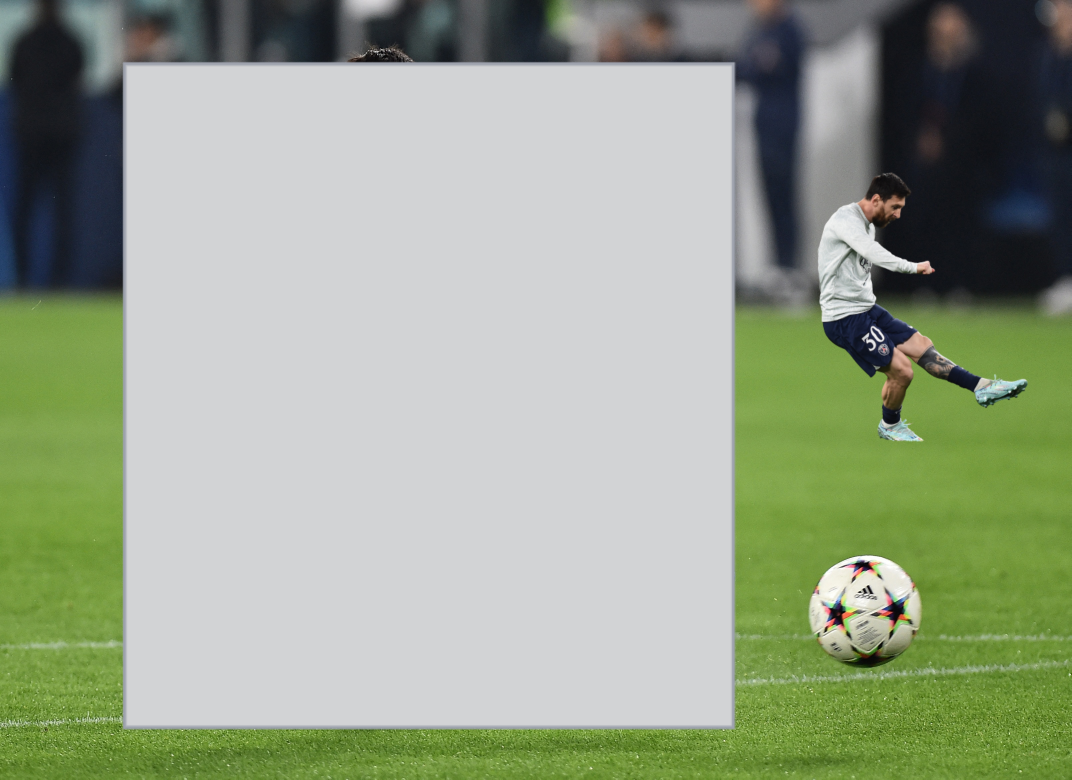
#> input picture Images/messiScale.jpg, 3214 x 2338 px (shown at 1/3 size)
$ python -i part2.py   (imports and definitions only)
#> lines starting #> are read from the running program, lines starting #| are printed output that depends on the picture
### scale.py
from Globals import *

def resize(scale_percent,src_img):
    width = int(src_img.shape[1] * scale_percent / 100)
    height = int(src_img.shape[0] * scale_percent / 100)
    dim = (width, height)
    return cv.resize(src_img, dim, interpolation = cv.INTER_AREA)

### part2.py
from Globals import *


def scale_invariant(grey_img,template,method,img2):
    for scale in np.linspace(1,0.2,100):
        resized = imutils.resize(template,width = int(template.shape[1]*scale),height= int(template.shape[0]*scale))
        h,w  = resized.shape[::]

        cannySrc=cv.Canny(grey_img,150,170)
        cannyTemp=cv.Canny(resized,150,170)
        # cv.imshow("temp",cannyTemp)
        # cv.waitKey(1)
        result= cv.matchTemplate(cannySrc,cannyTemp,eval(method))

        threshold= 0.58
        # print(scale)
        location=np.where(result>= threshold)
        if location:
            for point in zip(*location[::-1]):
                cv.rectangle(img2,point,(point[0]+w,point[1]+h),255,2)
    return img2,threshold

def run():
    method='cv.TM_CCOEFF_NORMED'
    src_img=cv.imread("Images/messiScale.jpg")
#> src_img is the input picture: shape (2338, 3214, 3); mean B, G, R 139.7, 161.8, 151.1
    src_img = resize(15,src_img)
    grey_img=cv.cvtColor(src_img,cv.COLOR_BGR2GRAY)
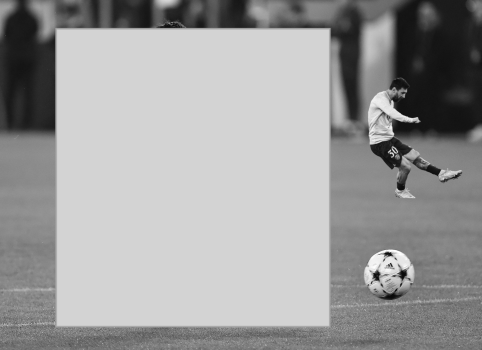
#> grey_img: shape (350, 482); min 9, max 254, mean 156.1

    template=cv.imread("Images/templateFinal.png",0)
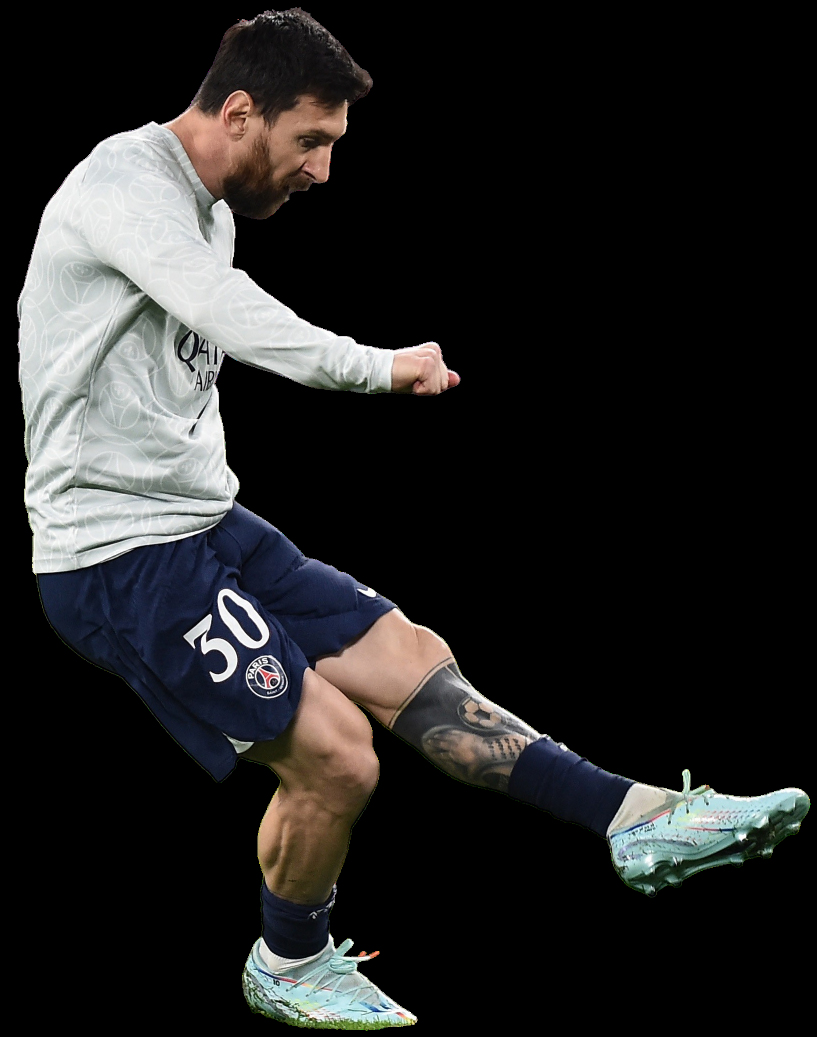
#> input picture Images/templateFinal.png, 1633 x 2074 px (shown at 1/2 size)
#> template: shape (2074, 1633); min 0, max 255, mean 36.6

    template = resize(15,template)
    img2=src_img.copy()
    img2,threshold = scale_invariant(grey_img,template,method,img2)
#> the loop in scale_invariant, `for scale in np.linspace(1,0.2,100):` made 100 passes
#> pass 1, in scale_invariant, `cannySrc=cv.Canny(grey_img,150,170)`:
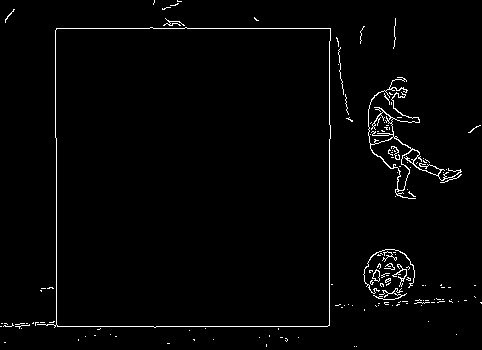
#> cannySrc: shape (350, 482); 1.9% white in thin lines or dots
#> pass 1, in scale_invariant, `cannyTemp=cv.Canny(resized,150,170)`:
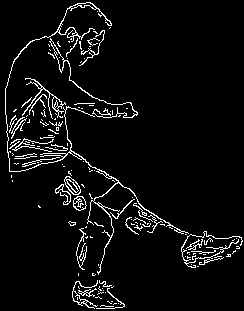
#> cannyTemp: shape (311, 244); 5.3% white in thin lines or dots
#> pass 1, in scale_invariant, `result= cv.matchTemplate(cannySrc,cannyTemp,eval(method))`:
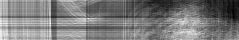
#> result: shape (40, 239) float32; min -0.0313, max 0.0148, mean -0.00916; drawn with min black and max white
#> after the loop in scale_invariant, `for scale in np.linspace(1,0.2,100):`:
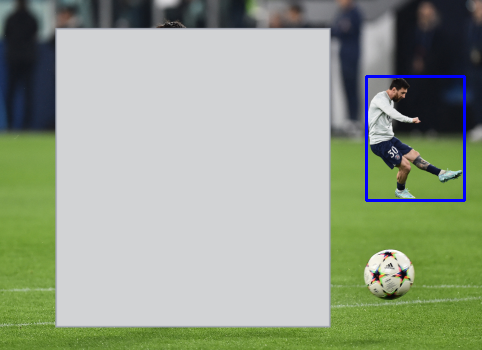
#> img2: shape (350, 482, 3); mean B, G, R 141.2, 160.9, 150.4
#> after the loop in scale_invariant, `for scale in np.linspace(1,0.2,100):`:
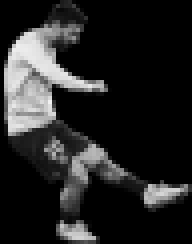
#> resized: shape (61, 48) (shown 4 times larger); min 0, max 240, mean 36.6
#> threshold = 0.58
    cv.imshow("Method {}, Threshold {}".format(method,threshold),img2)
    cv.waitKey(0)
    cv.destroyAllWindows()


>>> result = run()
